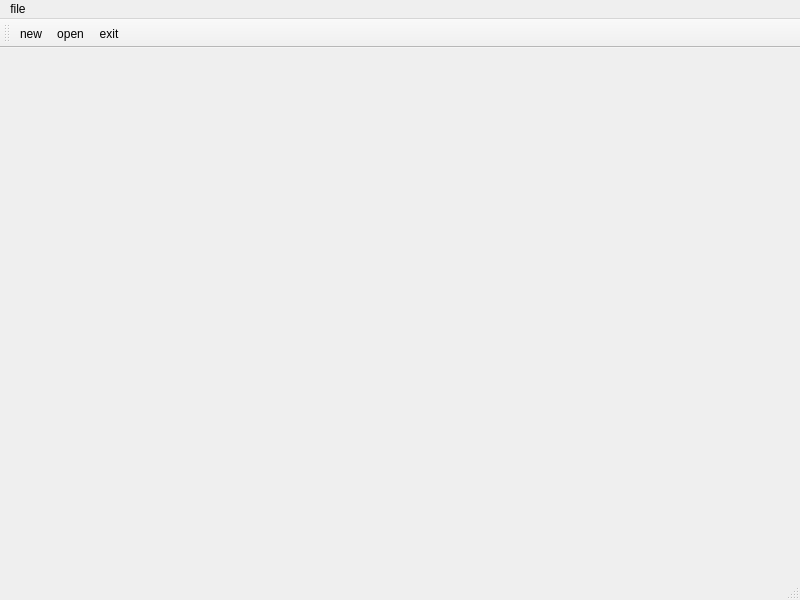
<?xml version="1.0" encoding="UTF-8"?>
<ui version="4.0">
 <class>MainWindow</class>
 <widget class="QMainWindow" name="MainWindow">
  <property name="geometry">
   <rect>
    <x>0</x>
    <y>0</y>
    <width>800</width>
    <height>600</height>
   </rect>
  </property>
  <property name="windowTitle">
   <string>MainWindow</string>
  </property>
  <widget class="QWidget" name="centralwidget"/>
  <widget class="QMenuBar" name="menubar">
   <property name="geometry">
    <rect>
     <x>0</x>
     <y>0</y>
     <width>800</width>
     <height>30</height>
    </rect>
   </property>
   <widget class="QMenu" name="menufile">
    <property name="title">
     <string>file</string>
    </property>
    <addaction name="separator"/>
    <addaction name="actionnew"/>
    <addaction name="actionopen"/>
    <addaction name="actionexit"/>
   </widget>
   <addaction name="menufile"/>
  </widget>
  <widget class="QStatusBar" name="statusbar"/>
  <widget class="QToolBar" name="toolBar">
   <property name="windowTitle">
    <string>toolBar</string>
   </property>
   <attribute name="toolBarArea">
    <enum>TopToolBarArea</enum>
   </attribute>
   <attribute name="toolBarBreak">
    <bool>false</bool>
   </attribute>
   <addaction name="actionnew"/>
   <addaction name="actionopen"/>
   <addaction name="actionexit"/>
  </widget>
  <action name="actionnew">
   <property name="icon">
    <iconset resource="Resource.qrc">
     <normaloff>:/rec/img/new-file-icon-16.jpg</normaloff>:/rec/img/new-file-icon-16.jpg</iconset>
   </property>
   <property name="text">
    <string>new</string>
   </property>
  </action>
  <action name="actionopen">
   <property name="icon">
    <iconset resource="Resource.qrc">
     <normaloff>:/rec/img/open-file-icon-19.jpg</normaloff>:/rec/img/open-file-icon-19.jpg</iconset>
   </property>
   <property name="text">
    <string>open</string>
   </property>
  </action>
  <action name="actionexit">
   <property name="icon">
    <iconset>
     <normaloff>img/toppng.com-exit-icon-exit-icon-2021x1941.png</normaloff>img/toppng.com-exit-icon-exit-icon-2021x1941.png</iconset>
   </property>
   <property name="text">
    <string>exit</string>
   </property>
  </action>
 </widget>
 <resources>
  <include location="Resource.qrc"/>
 </resources>
 <connections/>
</ui>
